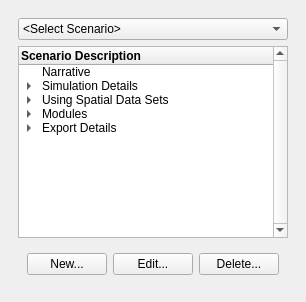
  <widget class="QDockWidget" name="ScenarioDock">
   <property name="minimumSize">
    <size>
     <width>291</width>
     <height>207</height>
    </size>
   </property>
   <property name="floating">
    <bool>false</bool>
   </property>
   <property name="features">
    <set>QDockWidget::AllDockWidgetFeatures</set>
   </property>
   <property name="allowedAreas">
    <set>Qt::LeftDockWidgetArea|Qt::RightDockWidgetArea</set>
   </property>
   <property name="windowTitle">
    <string>Scenarios</string>
   </property>
   <attribute name="dockWidgetArea">
    <number>1</number>
   </attribute>
   <widget class="QWidget" name="ScenarioDock_Contents">
    <layout class="QVBoxLayout" name="verticalLayout_3">
     <item>
      <layout class="QVBoxLayout" name="verticalLayout_13">
       <property name="margin">
        <number>9</number>
       </property>
       <item>
        <widget class="QComboBox" name="ScenarioDock_Combo">
         <item>
          <property name="text">
           <string>&lt;Select Scenario&gt;</string>
          </property>
         </item>
        </widget>
       </item>
       <item>
        <widget class="QTreeWidget" name="ScenarioDock_View">
         <property name="verticalScrollBarPolicy">
          <enum>Qt::ScrollBarAlwaysOn</enum>
         </property>
         <property name="alternatingRowColors">
          <bool>false</bool>
         </property>
         <property name="wordWrap">
          <bool>true</bool>
         </property>
         <column>
          <property name="text">
           <string>Scenario Description</string>
          </property>
          <property name="font">
           <font>
            <weight>75</weight>
            <bold>true</bold>
           </font>
          </property>
         </column>
         <item>
          <property name="text">
           <string>Narrative</string>
          </property>
          <property name="icon">
           <iconset resource="../graphics/ubeats.qrc">
            <normaloff>:/icons/pages-brown-icon.png</normaloff>:/icons/pages-brown-icon.png</iconset>
          </property>
         </item>
         <item>
          <property name="text">
           <string>Simulation Details</string>
          </property>
          <property name="icon">
           <iconset resource="../graphics/ubeats.qrc">
            <normaloff>:/icons/Settings-icon.png</normaloff>:/icons/Settings-icon.png</iconset>
          </property>
          <item>
           <property name="text">
            <string>Type: &lt;static&gt;</string>
           </property>
          </item>
          <item>
           <property name="text">
            <string>Status: &lt;none&gt;</string>
           </property>
          </item>
          <item>
           <property name="text">
            <string>Simulation Year(s): &lt;year&gt;</string>
           </property>
          </item>
          <item>
           <property name="text">
            <string>Simulation Time Step: N/A</string>
           </property>
          </item>
          <item>
           <property name="text">
            <string>Benchmark Iterations: N/A</string>
           </property>
          </item>
         </item>
         <item>
          <property name="text">
           <string>Using Spatial Data Sets</string>
          </property>
          <property name="icon">
           <iconset resource="../graphics/ubeats.qrc">
            <normaloff>:/icons/Misc-Database-3-icon.png</normaloff>:/icons/Misc-Database-3-icon.png</iconset>
          </property>
          <item>
           <property name="text">
            <string>&lt;no files&gt;</string>
           </property>
          </item>
         </item>
         <item>
          <property name="text">
           <string>Modules</string>
          </property>
          <property name="icon">
           <iconset resource="../graphics/ubeats.qrc">
            <normaloff>:/icons/palette-icon.png</normaloff>:/icons/palette-icon.png</iconset>
          </property>
          <item>
           <property name="text">
            <string>Spatial Setup</string>
           </property>
           <property name="checkState">
            <enum>Checked</enum>
           </property>
           <property name="icon">
            <iconset resource="../graphics/ubeats.qrc">
             <normaloff>:/icons/Data-Grid-icon.png</normaloff>:/icons/Data-Grid-icon.png</iconset>
           </property>
           <property name="flags">
            <set>ItemIsSelectable|ItemIsDragEnabled|ItemIsEnabled</set>
           </property>
          </item>
          <item>
           <property name="text">
            <string>Climate Setup</string>
           </property>
           <property name="checkState">
            <enum>Checked</enum>
           </property>
           <property name="icon">
            <iconset resource="../graphics/ubeats.qrc">
             <normaloff>:/icons/cloudy-with-rain-2667018_960_720.png</normaloff>:/icons/cloudy-with-rain-2667018_960_720.png</iconset>
           </property>
           <property name="flags">
            <set>ItemIsSelectable|ItemIsDragEnabled|ItemIsEnabled</set>
           </property>
          </item>
          <item>
           <property name="text">
            <string>City Development</string>
           </property>
           <property name="checkState">
            <enum>Checked</enum>
           </property>
           <property name="icon">
            <iconset resource="../graphics/ubeats.qrc">
             <normaloff>:/icons/Transport-Road-Worker-icon.png</normaloff>:/icons/Transport-Road-Worker-icon.png</iconset>
           </property>
          </item>
          <item>
           <property name="text">
            <string>Urban Planning</string>
           </property>
           <property name="checkState">
            <enum>Checked</enum>
           </property>
           <property name="icon">
            <iconset resource="../graphics/ubeats.qrc">
             <normaloff>:/icons/Very-Basic-Design-icon.png</normaloff>:/icons/Very-Basic-Design-icon.png</iconset>
           </property>
          </item>
          <item>
           <property name="text">
            <string>Socio-Economic</string>
           </property>
           <property name="checkState">
            <enum>Checked</enum>
           </property>
           <property name="icon">
            <iconset resource="../graphics/ubeats.qrc">
             <normaloff>:/icons/community-users-icon.png</normaloff>:/icons/community-users-icon.png</iconset>
           </property>
          </item>
          <item>
           <property name="text">
            <string>Spatial Mapping</string>
           </property>
           <property name="checkState">
            <enum>Checked</enum>
           </property>
           <property name="icon">
            <iconset resource="../graphics/ubeats.qrc">
             <normaloff>:/icons/GISLayers.png</normaloff>:/icons/GISLayers.png</iconset>
           </property>
          </item>
          <item>
           <property name="text">
            <string>Regulation</string>
           </property>
           <property name="checkState">
            <enum>Checked</enum>
           </property>
           <property name="icon">
            <iconset resource="../graphics/ubeats.qrc">
             <normaloff>:/icons/Actions-view-pim-tasks-icon.png</normaloff>:/icons/Actions-view-pim-tasks-icon.png</iconset>
           </property>
          </item>
          <item>
           <property name="text">
            <string>Infrastructure</string>
           </property>
           <property name="checkState">
            <enum>Checked</enum>
           </property>
           <property name="icon">
            <iconset resource="../graphics/ubeats.qrc">
             <normaloff>:/icons/Bench-icon.png</normaloff>:/icons/Bench-icon.png</iconset>
           </property>
          </item>
          <item>
           <property name="text">
            <string>System Performance</string>
           </property>
           <property name="checkState">
            <enum>Checked</enum>
           </property>
           <property name="icon">
            <iconset resource="../graphics/ubeats.qrc">
             <normaloff>:/icons/Bar-chart-icon.png</normaloff>:/icons/Bar-chart-icon.png</iconset>
           </property>
          </item>
          <item>
           <property name="text">
            <string>Impact</string>
           </property>
           <property name="checkState">
            <enum>Checked</enum>
           </property>
           <property name="icon">
            <iconset resource="../graphics/ubeats.qrc">
             <normaloff>:/icons/Market-Analysis-icon.png</normaloff>:/icons/Market-Analysis-icon.png</iconset>
           </property>
          </item>
          <item>
           <property name="text">
            <string>Decision Analysis</string>
           </property>
           <property name="checkState">
            <enum>Checked</enum>
           </property>
           <property name="icon">
            <iconset resource="../graphics/ubeats.qrc">
             <normaloff>:/icons/Data-Flow-Chart-icon.png</normaloff>:/icons/Data-Flow-Chart-icon.png</iconset>
           </property>
          </item>
         </item>
         <item>
          <property name="text">
           <string>Export Details</string>
          </property>
          <property name="icon">
           <iconset resource="../graphics/ubeats.qrc">
            <normaloff>:/icons/export-icon.png</normaloff>:/icons/export-icon.png</iconset>
          </property>
          <item>
           <property name="text">
            <string>File Naming: &lt;name&gt;</string>
           </property>
          </item>
          <item>
           <property name="text">
            <string>Path: &lt;path&gt;</string>
           </property>
          </item>
         </item>
        </widget>
       </item>
       <item>
        <widget class="QWidget" name="ScenarioDock_Controls" native="true">
         <layout class="QHBoxLayout" name="horizontalLayout_2">
          <item>
           <widget class="QPushButton" name="newScenario">
            <property name="text">
             <string>New...</string>
            </property>
            <property name="icon">
             <iconset resource="../graphics/ubeats.qrc">
              <normaloff>:/icons/add-icon.png</normaloff>:/icons/add-icon.png</iconset>
            </property>
            <property name="iconSize">
             <size>
              <width>20</width>
              <height>20</height>
             </size>
            </property>
           </widget>
          </item>
          <item>
           <widget class="QPushButton" name="editScenario">
            <property name="text">
             <string>Edit...</string>
            </property>
            <property name="icon">
             <iconset resource="../graphics/ubeats.qrc">
              <normaloff>:/icons/Editing-edit-icon.png</normaloff>:/icons/Editing-edit-icon.png</iconset>
            </property>
           </widget>
          </item>
          <item>
           <widget class="QPushButton" name="deleteScenario">
            <property name="text">
             <string>Delete...</string>
            </property>
            <property name="icon">
             <iconset resource="../graphics/ubeats.qrc">
              <normaloff>:/icons/delete-icon.png</normaloff>:/icons/delete-icon.png</iconset>
            </property>
           </widget>
          </item>
         </layout>
        </widget>
       </item>
      </layout>
     </item>
    </layout>
   </widget>
  </widget>
